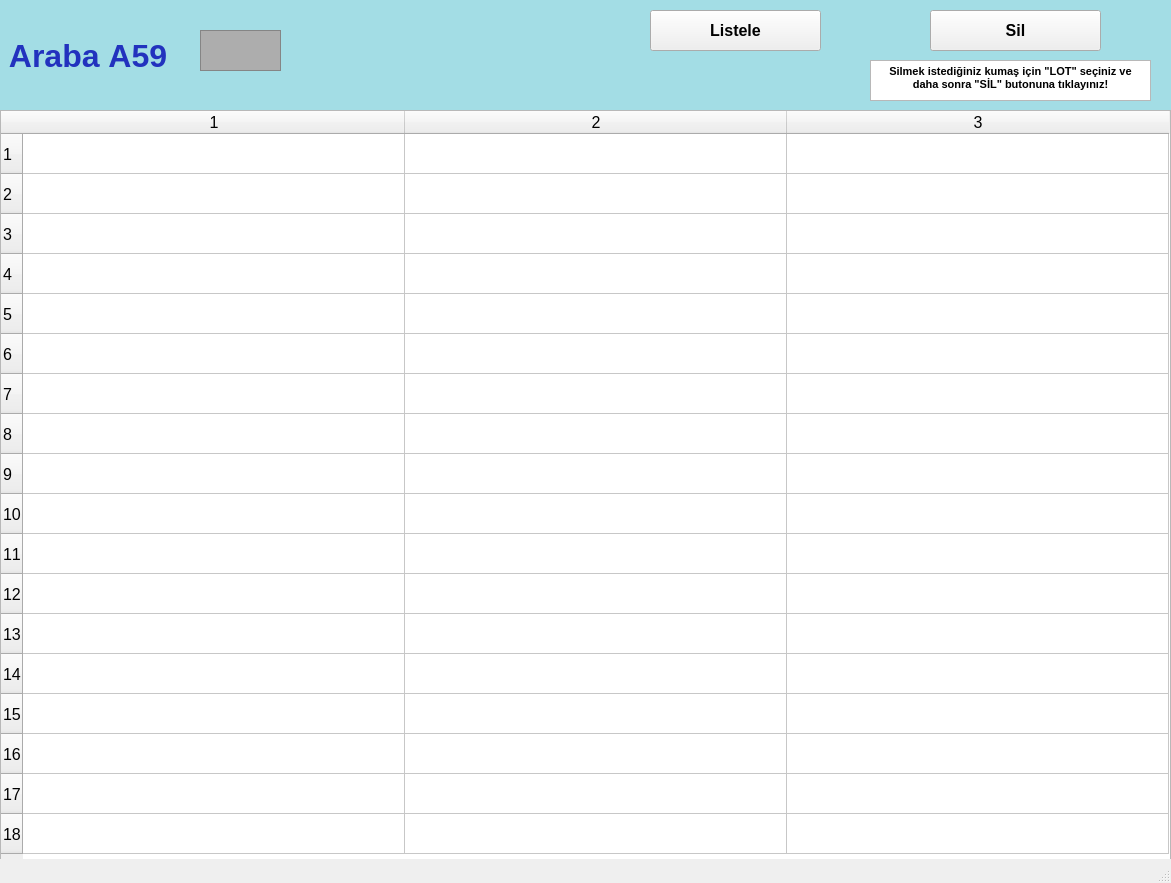
<?xml version="1.0" encoding="UTF-8"?>
<ui version="4.0">
 <class>arabalarA59_ekran</class>
 <widget class="QMainWindow" name="arabalarA59_ekran">
  <property name="geometry">
   <rect>
    <x>0</x>
    <y>0</y>
    <width>1171</width>
    <height>883</height>
   </rect>
  </property>
  <property name="font">
   <font>
    <pointsize>12</pointsize>
    <weight>50</weight>
    <bold>false</bold>
    <kerning>false</kerning>
   </font>
  </property>
  <property name="windowTitle">
   <string/>
  </property>
  <widget class="QWidget" name="centralwidget">
   <widget class="QLabel" name="arabaA1yazi_lbl">
    <property name="geometry">
     <rect>
      <x>0</x>
      <y>0</y>
      <width>1171</width>
      <height>111</height>
     </rect>
    </property>
    <property name="font">
     <font>
      <pointsize>24</pointsize>
      <weight>75</weight>
      <bold>true</bold>
     </font>
    </property>
    <property name="styleSheet">
     <string notr="true">background-color: rgb(163, 221, 229);
color: rgb(34, 50, 190);</string>
    </property>
    <property name="text">
     <string> Araba A59</string>
    </property>
   </widget>
   <widget class="QFrame" name="arabaA1_img">
    <property name="geometry">
     <rect>
      <x>200</x>
      <y>30</y>
      <width>81</width>
      <height>41</height>
     </rect>
    </property>
    <property name="styleSheet">
     <string notr="true">background-color: rgb(173, 173, 173);</string>
    </property>
    <property name="frameShape">
     <enum>QFrame::StyledPanel</enum>
    </property>
    <property name="frameShadow">
     <enum>QFrame::Raised</enum>
    </property>
   </widget>
   <widget class="QPushButton" name="listele59_btn">
    <property name="geometry">
     <rect>
      <x>650</x>
      <y>10</y>
      <width>171</width>
      <height>41</height>
     </rect>
    </property>
    <property name="font">
     <font>
      <pointsize>12</pointsize>
      <weight>75</weight>
      <bold>true</bold>
     </font>
    </property>
    <property name="text">
     <string>Listele</string>
    </property>
   </widget>
   <widget class="QTableWidget" name="A59_tw">
    <property name="geometry">
     <rect>
      <x>0</x>
      <y>110</y>
      <width>1171</width>
      <height>751</height>
     </rect>
    </property>
    <property name="baseSize">
     <size>
      <width>0</width>
      <height>0</height>
     </size>
    </property>
    <property name="rowCount">
     <number>18</number>
    </property>
    <property name="columnCount">
     <number>3</number>
    </property>
    <attribute name="horizontalHeaderVisible">
     <bool>true</bool>
    </attribute>
    <attribute name="horizontalHeaderCascadingSectionResizes">
     <bool>false</bool>
    </attribute>
    <attribute name="horizontalHeaderDefaultSectionSize">
     <number>382</number>
    </attribute>
    <attribute name="horizontalHeaderMinimumSectionSize">
     <number>38</number>
    </attribute>
    <attribute name="verticalHeaderDefaultSectionSize">
     <number>40</number>
    </attribute>
    <attribute name="verticalHeaderMinimumSectionSize">
     <number>23</number>
    </attribute>
    <row/>
    <row/>
    <row/>
    <row/>
    <row/>
    <row/>
    <row/>
    <row/>
    <row/>
    <row/>
    <row/>
    <row/>
    <row/>
    <row/>
    <row/>
    <row/>
    <row/>
    <row/>
    <column/>
    <column/>
    <column/>
   </widget>
   <widget class="QPushButton" name="sil59_btn">
    <property name="geometry">
     <rect>
      <x>930</x>
      <y>10</y>
      <width>171</width>
      <height>41</height>
     </rect>
    </property>
    <property name="font">
     <font>
      <pointsize>12</pointsize>
      <weight>75</weight>
      <bold>true</bold>
     </font>
    </property>
    <property name="text">
     <string>Sil</string>
    </property>
   </widget>
   <widget class="QTextBrowser" name="textBrowser">
    <property name="geometry">
     <rect>
      <x>870</x>
      <y>60</y>
      <width>281</width>
      <height>41</height>
     </rect>
    </property>
    <property name="html">
     <string>&lt;!DOCTYPE HTML PUBLIC &quot;-//W3C//DTD HTML 4.0//EN&quot; &quot;http://www.w3.org/TR/REC-html40/strict.dtd&quot;&gt;
&lt;html&gt;&lt;head&gt;&lt;meta name=&quot;qrichtext&quot; content=&quot;1&quot; /&gt;&lt;style type=&quot;text/css&quot;&gt;
p, li { white-space: pre-wrap; }
&lt;/style&gt;&lt;/head&gt;&lt;body style=&quot; font-family:'MS Shell Dlg 2'; font-size:12pt; font-weight:400; font-style:normal;&quot;&gt;
&lt;p align=&quot;center&quot; style=&quot; margin-top:0px; margin-bottom:0px; margin-left:0px; margin-right:0px; -qt-block-indent:0; text-indent:0px;&quot;&gt;&lt;span style=&quot; font-size:8pt; font-weight:600;&quot;&gt;Silmek istediğiniz kumaş için &amp;quot;LOT&amp;quot; seçiniz ve daha sonra &amp;quot;SİL&amp;quot; butonuna tıklayınız!&lt;/span&gt;&lt;/p&gt;&lt;/body&gt;&lt;/html&gt;</string>
    </property>
   </widget>
  </widget>
  <widget class="QStatusBar" name="statusbar"/>
 </widget>
 <resources/>
 <connections/>
</ui>
